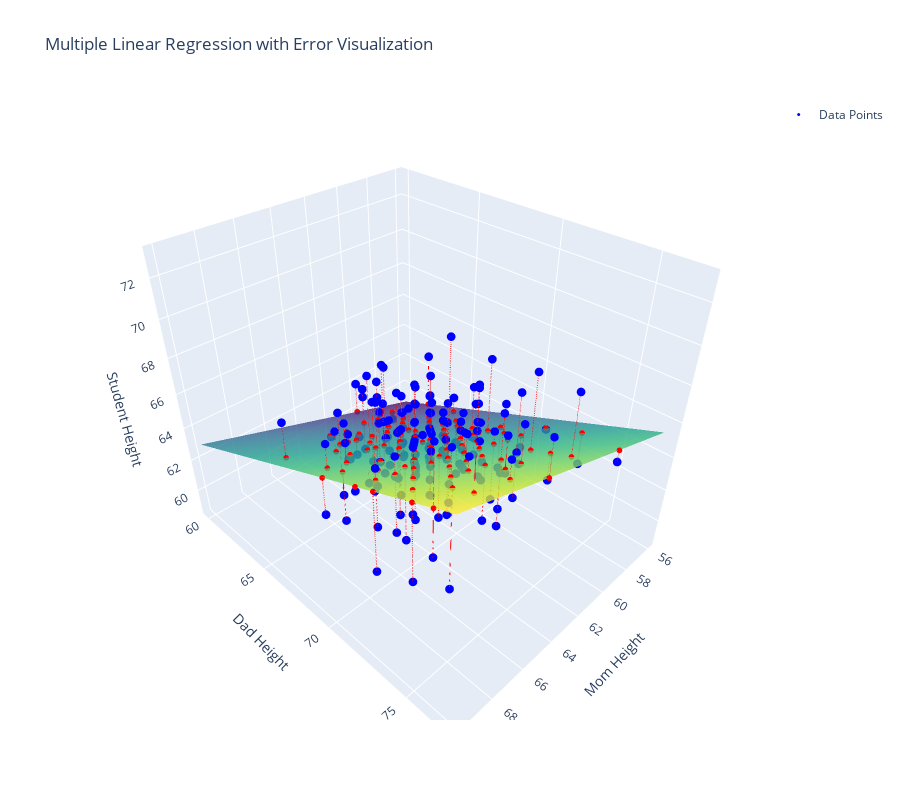
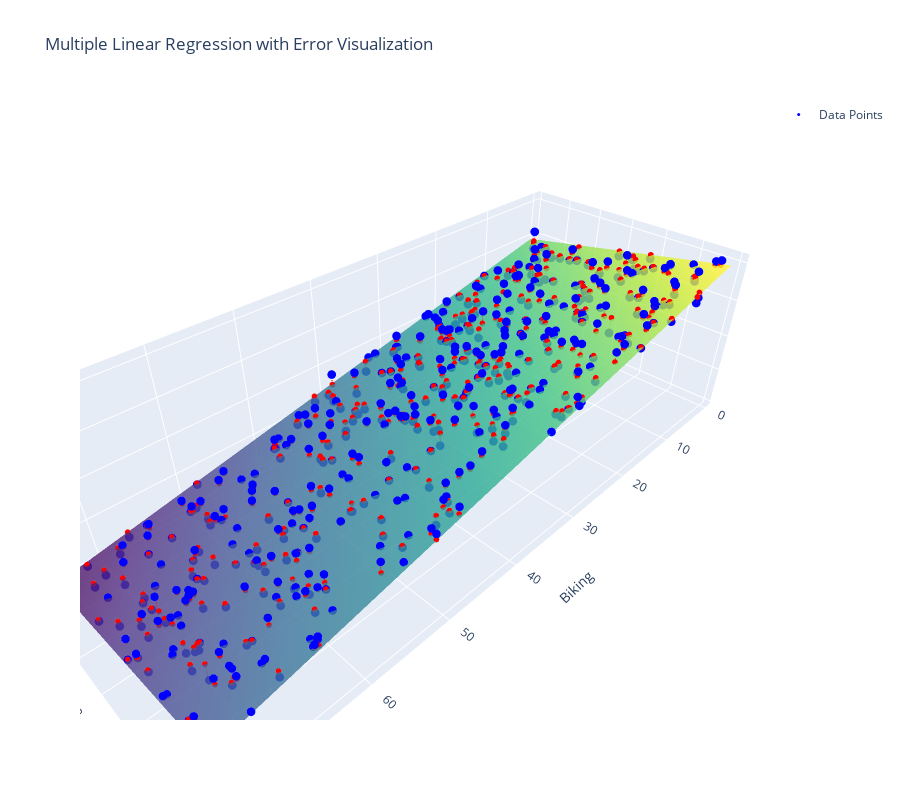

Write notebook code for charts like these, in order.
### Code cell
# EX 1
student_heights = student_heights_df.to_numpy()
two_dimensional_regression(student_heights[:,:-1],student_heights[:,-1],X1_label='Mom Height',X2_label='Dad Height',Y_label='Student Height')

# EX 2
heart_data = heart_data_df.to_numpy()
two_dimensional_regression(heart_data[:,:-1],heart_data[:,-1],X1_label='Biking',X2_label='Smoking',Y_label='Heart Disease')
